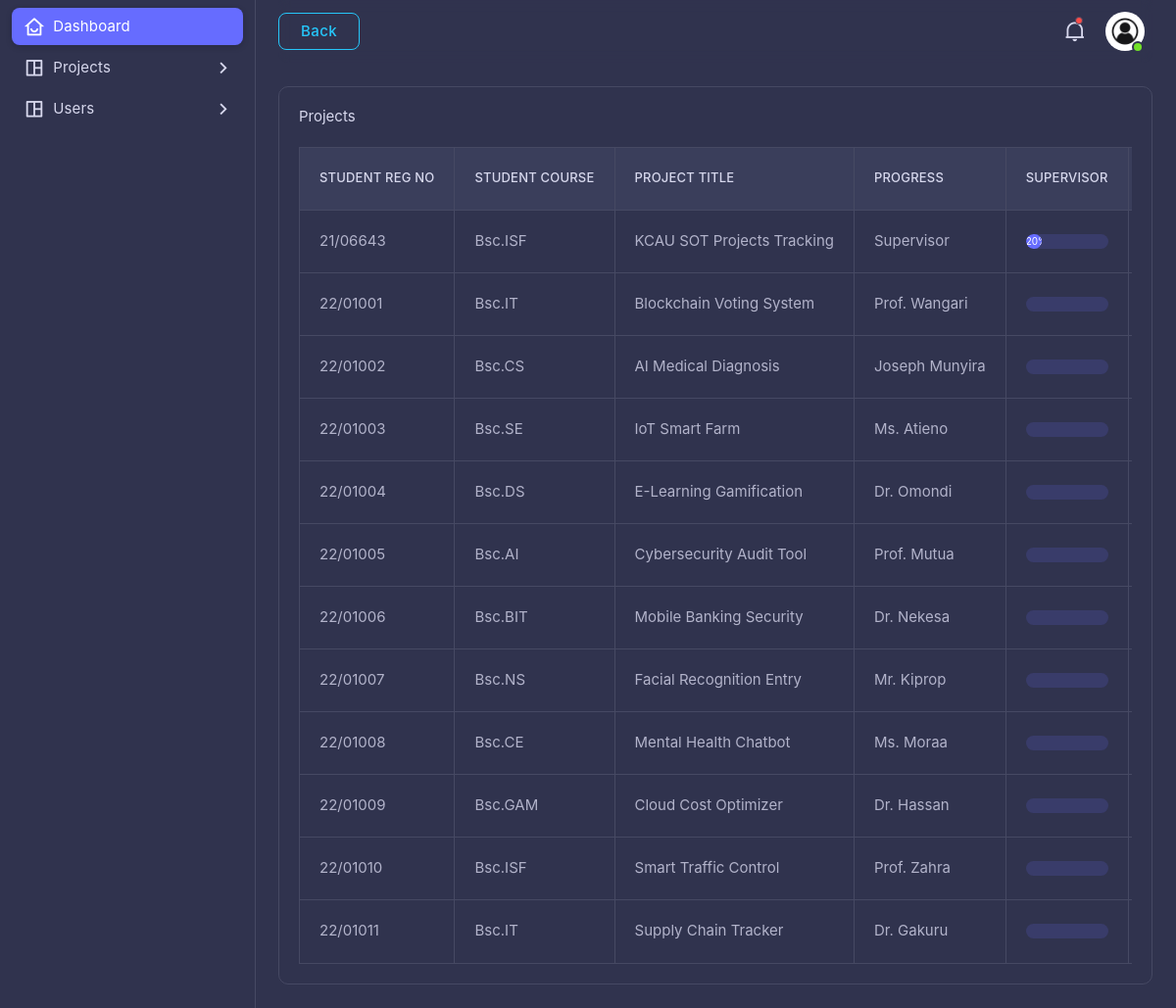
Screenshot of /Projects (signed in) with the database file from the repository.
### tables this page shows
CREATE TABLE `projects` (
  `id` int(11) NOT NULL,
  `title` varchar(255) NOT NULL,
  `student_id` int(11) NOT NULL,
  `supervisor_id` int(11) DEFAULT NULL,
  `description` text DEFAULT NULL,
  `status` enum('Pending','Approved','Rejected','In Progress','Completed') DEFAULT 'Pending',
  `created_at` timestamp NOT NULL DEFAULT current_timestamp(),
  `updated_at` timestamp NOT NULL DEFAULT current_timestamp() ON UPDATE current_timestamp()
);

CREATE TABLE `students` (
  `user_id` int(11) NOT NULL,
  `reg_number` varchar(10) NOT NULL,
  `course_id` int(11) DEFAULT NULL,
  `created_at` timestamp NOT NULL DEFAULT current_timestamp()
);

CREATE TABLE `courses` (
  `id` int(11) NOT NULL,
  `code` varchar(10) NOT NULL,
  `name` varchar(100) NOT NULL
);

CREATE TABLE `users` (
  `id` int(11) NOT NULL,
  `username` varchar(255) NOT NULL,
  `email` varchar(255) NOT NULL,
  `password` varchar(255) NOT NULL,
  `role` enum('admin','supervisor','student') NOT NULL,
  `created_at` timestamp NOT NULL DEFAULT current_timestamp(),
  `phone` varchar(15) NOT NULL,
  `gender` varchar(6) NOT NULL DEFAULT 'Male'
);

### app/Controllers/ProjectController.php (called while the page is built, shortened)
<?php
require_once '../app/Models/ProjectModel.php';
class ProjectController extends Controller
{
    private $ProjectModel;
    public function __construct()
    {
        $this->ProjectModel = new ProjectModel();
    }
    public function projects()
    {
        if ($_SESSION['user']['role'] == 'supervisor') {
            $projects = $this->ProjectModel->supervisor_projects($_SESSION['user']['id'], 'Approved', 2);
        } elseif ($_SESSION['user']['role'] == 'admin') {
            $projects = $this->ProjectModel->selectAll();
        }
        require '../app/Views/Supervisor/projects.php';
    }
}

### config/Database.php (called while the page is built, shortened)
<?php
class Database
{
    private static $instance = null;
    private function __construct()
    {
        $envPath = __DIR__ . '/../.env';
        $host = $_ENV['DB_HOST'] ?? 'localhost';
        $dbname = $_ENV['DB_NAME'] ?? '';
        $username = $_ENV['DB_USER'] ?? '';
        $password = $_ENV['DB_PASS'] ?? '';
        try {
            $this->dbConnection = new PDO("mysql:host=$host;dbname=$dbname", $username, $password);
        } catch (PDOException $e) {
            echo "Connection failed: " . $e->getMessage();
            exit;
        }
    }
    public static function getConnection()
    {
        if (self::$instance === null) {
            self::$instance = new self();
        }
        return self::$instance->dbConnection;
    }
}

### app/Models/BaseModel.php (called while the page is built, shortened)
<?php
require_once __DIR__ . '/../../config/Database.php';
class BaseModel
{
    public function __construct($table)
    {
        $this->db = Database::getConnection();
    }
}

### app/Models/ProjectModel.php (called while the page is built, shortened)
<?php
require_once 'BaseModel.php';
class ProjectModel extends BaseModel
{
    public function selectAll($condition = null)
    {
        $sql = "SELECT p.id AS project_id,
            p.title,
            p.description,
            p.status,
            p.created_at,
            p.updated_at,
            s.id AS student_id,
            s.username AS student_name,
            s.email AS student_email,
            st.reg_number AS student_reg_no,
            c.code AS course,
            sp.id AS supervisor_id,
            sp.username AS supervisor_name,
            sp.email AS supervisor_email,
            -- Progress Calculation
            FLOOR(IFNULL((SELECT COUNT(DISTINCT d.milestone_id)
                           FROM documents d
                           WHERE d.project_id = p.id), 0) / :total_milestones * 100) AS progress
        FROM projects p
        JOIN users s ON p.student_id = s.id
        JOIN students st ON s.id = st.user_id
        LEFT JOIN courses c ON st.course_id = c.id
        LEFT JOIN users sp ON p.supervisor_id = sp.id";
        $sql .= " ORDER BY progress DESC";
        $stmt = $this->db->prepare($sql);
        $stmt->bindValue(
            ':total_milestones',
            $this->db->query("SELECT COUNT(*) FROM milestones")->fetchColumn(),
            PDO::PARAM_INT
        );
        $stmt->execute();
        return $stmt->fetchAll(PDO::FETCH_ASSOC);
    }
}

### app/Views/Supervisor/projects.php (the view, shortened to what this page needs)
<?php require '../app/Views/header.php'; ?>
<div class="card">
    <div class="card-header d-flex justify-content-between align-items-center">
        Projects
    </div>
    <div class="card-body">
        <div class="table-responsive text-nowrap">
            <table class="table table-bordered">
                <thead>
                    <tr>
                        <th>student reg no</th>
                        <th>student course</th>
                        <th>project title</th>
                        <th>Progress</th>
                        <?php if ($_SESSION['user']['role'] == 'admin'): ?>
                            <th>Supervisor</th>
                        <?php endif; ?>
                        <th></th>
                    </tr>
                </thead>
                <tbody>
                    <?php foreach ($projects as $project): ?>
                        <tr>
                            <td><?php echo $project['student_reg_no']; ?></td>
                            <td><?php echo $project['course']; ?></td>
                            <td><?php echo $project['title']; ?></td>
                            <?php if ($_SESSION['user']['role'] == 'admin'): ?>
                                <td><?php echo $project['supervisor_name']; ?></td>
                            <?php endif; ?>
                            <td>
                                <div class="progress" style="height: 15px">
                                    <div class="progress-bar" role="progressbar" style="width: <?= $project['progress'] ?>%" aria-valuenow="25" aria-valuemin="0" aria-valuemax="100">
                                        <?php echo $project['progress']; ?>%
                                    </div>
                                </div>
                            </td>
                            <td>
                            </td>
                        </tr>
                    <?php endforeach; ?>
                </tbody>
            </table>
        </div>
    </div>
</div>
<?php require '../app/Views/footer.php'; ?>

### rows the page displays
projects: students.reg_number "21/06643", courses.code "Bsc.ISF", title "KCAU SOT Projects Tracking", supervisor.username "Supervisor", progress "20"
projects: students.reg_number "22/01001", courses.code "Bsc.IT", title "Blockchain Voting System", supervisor.username "Prof. Wangari"
projects: students.reg_number "22/01002", courses.code "Bsc.CS", title "AI Medical Diagnosis", supervisor.username "Joseph Munyira"
projects: students.reg_number "22/01003", courses.code "Bsc.SE", title "IoT Smart Farm", supervisor.username "Ms. Atieno"
projects: students.reg_number "22/01004", courses.code "Bsc.DS", title "E-Learning Gamification", supervisor.username "Dr. Omondi"
projects: students.reg_number "22/01005", courses.code "Bsc.AI", title "Cybersecurity Audit Tool", supervisor.username "Prof. Mutua"
projects: students.reg_number "22/01006", courses.code "Bsc.BIT", title "Mobile Banking Security", supervisor.username "Dr. Nekesa"
projects: students.reg_number "22/01007", courses.code "Bsc.NS", title "Facial Recognition Entry", supervisor.username "Mr. Kiprop"
projects: students.reg_number "22/01008", courses.code "Bsc.CE", title "Mental Health Chatbot", supervisor.username "Ms. Moraa"
projects: students.reg_number "22/01009", courses.code "Bsc.GAM", title "Cloud Cost Optimizer", supervisor.username "Dr. Hassan"
projects: students.reg_number "22/01010", courses.code "Bsc.ISF", title "Smart Traffic Control", supervisor.username "Prof. Zahra"
projects: students.reg_number "22/01011", courses.code "Bsc.IT", title "Supply Chain Tracker", supervisor.username "Dr. Gakuru"
